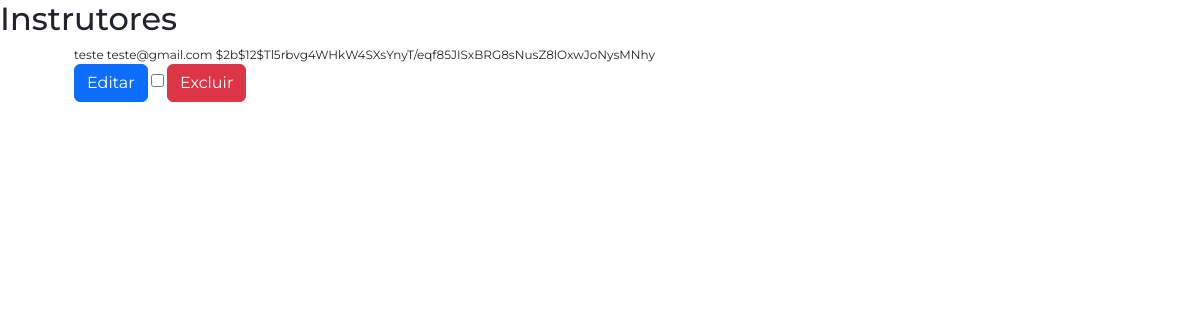
Page /instrutores/lista/ (signed in) on the earlier database version.
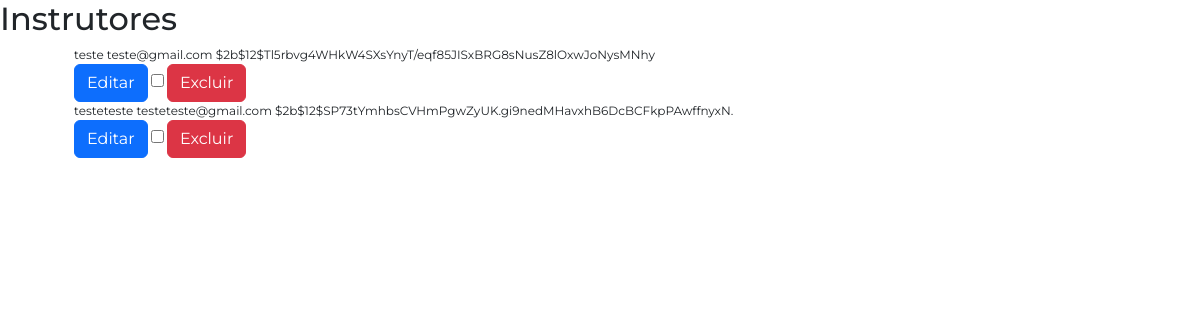
Same page on the later database version.
### app/models.py (models this page shows, shortened)
class User(db.Model, UserMixin):
    __tablename__ = 'instrutores'
    id = db.Column(db.Integer, primary_key=True)
    nome = db.Column(db.String(100), nullable=True)
    sobrenome = db.Column(db.String(100), nullable=True)
    email = db.Column(db.String(120), unique=True, nullable=True)
    senha = db.Column(db.String(100), nullable=True)

### app/blueprints/instrutores/routes.py (the view)
@instrutores_blueprint.route('/lista/')
@login_required
def listarInstrutores():
    instrutores = User.query.all()
    return render_template('instrutor-lista.html', instrutores=instrutores)

### app/models.py (called while the page is built)
@login_manager.user_loader
def load_user(user_id):
    return User.query.get(user_id)

### app/blueprints/instrutores/templates/instrutor-lista.html (shortened to what this page needs)
{% extends 'base.html' %}
{% block content %}
<h2 class="Titulo">Instrutores</h2>
<div class="container">
    <ul>
        {% if instrutores %}
        {% for instrutor in instrutores %}
        <li>
            <span>{{ instrutor.nome }}</span>
            <span>{{ instrutor.email }}</span>
            <span>{{ instrutor.senha }}</span>
            <div class="acoes">
                <a href="{{ url_for('instrutores.editarInstrutor', instrutor_id=instrutor.id)}}" class="btn btn-primary">Editar</a>
                <input type="checkbox" class="checkbox-instrutor" name="selected" value="{{ instrutor.id }}">
                <form action="{{ url_for('instrutores.excluirInstrutor', instrutor_id=instrutor.id) }}" method="POST"
                    style="display:inline;">
                    <button type="submit" class="btn btn-danger"
                        onclick="return confirm('Tem certeza que deseja excluir este plano?');">Excluir</button>
                </form>
            </div>
        </li>
        {% endfor %}
        {% else %}
        <li><span>Nenhum instrutor cadastrado</span></li>
        {% endif %}
    </ul>
</div>
{% endblock %}

Differences in the rows shown:
added User: nome "testeteste", email "testeteste@gmail.com", senha "$2b$12$SP73tYmhbsCVHmPgwZyUK.gi9nedMHavxhB6DcBCFkpPAwffnyxN."
